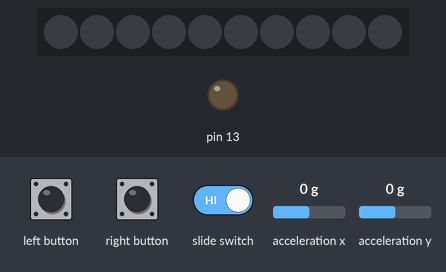
A sketch run on a simulated Arduino Leonardo, built with avr-gcc and run on an emulated ATmega32U4. Parts: 10 RGB LEDs in strip order, left to right, output pins drawn as LEDs (lit = HIGH). The inputs (shaded band) are chosen by the test bench; at power-on: acceleration x 0 g, acceleration y 0 g. Dim RGB values are drawn brighter than linear; USB keyboard and mouse output is not drawn.

Above: at 1.2 s.
1.3 s: acceleration x set to -1.4 g
At 2.4 s:
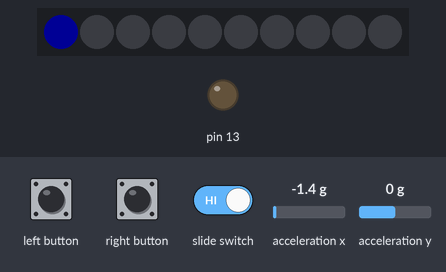
2.8 s: acceleration x set to 0.8 g
At 3.6 s:
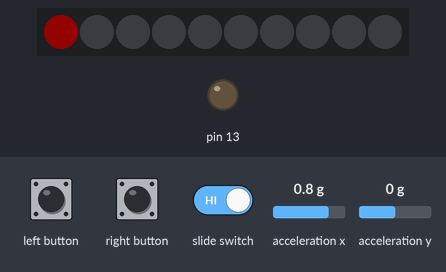
4.3 s: acceleration x set to -0.8 g
At 4.8 s:
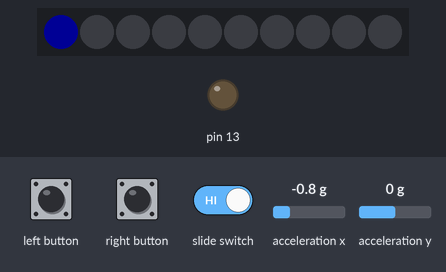
5.8 s: acceleration x set to 0 g
At 7.1 s:
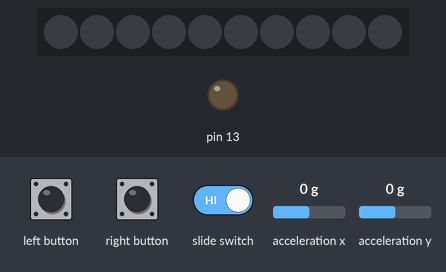
Timing chart, 0 to 8.3 s (numbered marks = the images above; inputs shaded):
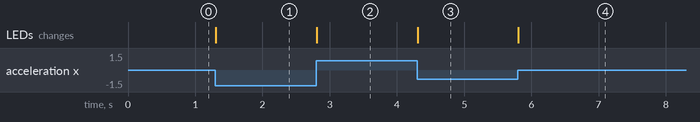

Measured:
- after the input at 1.3 s, the LEDs: change at once (image 1)
- after the input at 2.8 s, the LEDs: change at once (image 2)
- after the input at 4.3 s, the LEDs: change at once (image 3)
- after the input at 5.8 s, the LEDs: change at once (image 4)

The sketch:

only_right_left_single.ino
```cpp
/*
The code snippet (3. Make the Circuit Playground Express as the mouse to control unity with single led) below has been sourced from
Circuit Playground Express Examples of accel_mouse
I have changed ease some functions and add color change when user turn left and right leds lights will turn on and
adjusted the loop functionality
*/
#include <Adafruit_CircuitPlayground.h>
#include <Mouse.h>

// Configuration values to adjust the sensitivity and speed of the mouse.
#define SENSITIVITY 10  // Adjust this value to control sensitivity.

void setup() {
  CircuitPlayground.begin();
  Mouse.begin();
}
// Floating point linear interpolation function that takes a value inside one
// range and maps it to a new value inside another range.  This is used to transform
// each axis of acceleration to mouse velocity/speed. See this page for details
// on the equation: https://en.wikipedia.org/wiki/Linear_interpolation

float lerp(float value, float start1, float stop1, float start2, float stop2) {
    return (value - start1) / (stop1 - start1) * (stop2 - start2) + start2;
}

void loop() {
  // Check if the slide switch is enabled (on +) and if not, exit the loop.
  if (!CircuitPlayground.slideSwitch()) {
    return;
  }

  // Read accelerometer values.
  float x = CircuitPlayground.motionX();
  float y = CircuitPlayground.motionY();

  // lerp accelerometer values to mouse movement.
  int moveX = lerp(x, -10, 10, -SENSITIVITY, SENSITIVITY);
  int moveY = lerp(y, -10, 10, -SENSITIVITY, SENSITIVITY);

  // Move the mouse.
  Mouse.move(moveX, moveY);

  // Change color based on the tilt direction.
  if (x > 2) {  // Tilted to the right
    CircuitPlayground.setPixelColor(0, 255, 0, 0); // when user titled to the the right , the Led will turn Red
  } else if (x < -2) {  // Tilted to the left
    CircuitPlayground.setPixelColor(0, 0, 0, 255); // when user titled to the the left , the Led will turn Blue
  }

  else {
    CircuitPlayground.clearPixels(); // Turn off NeoPixel if not tilted left or right
  }

  // Check button presses.
  if (CircuitPlayground.leftButton()) { // mouse click to hit the ball
    Mouse.press(MOUSE_LEFT);
  } else {
    Mouse.release(MOUSE_LEFT);
  }

  if (CircuitPlayground.rightButton()) {
    Mouse.press(MOUSE_RIGHT);
  } else {
    Mouse.release(MOUSE_RIGHT);
  }

  delay(10); // Delay for stability and to avoid rapid button presses.
}
// End code snippet (3. Make the Circuit Playground Express as the mouse to control unity with single led)
```
